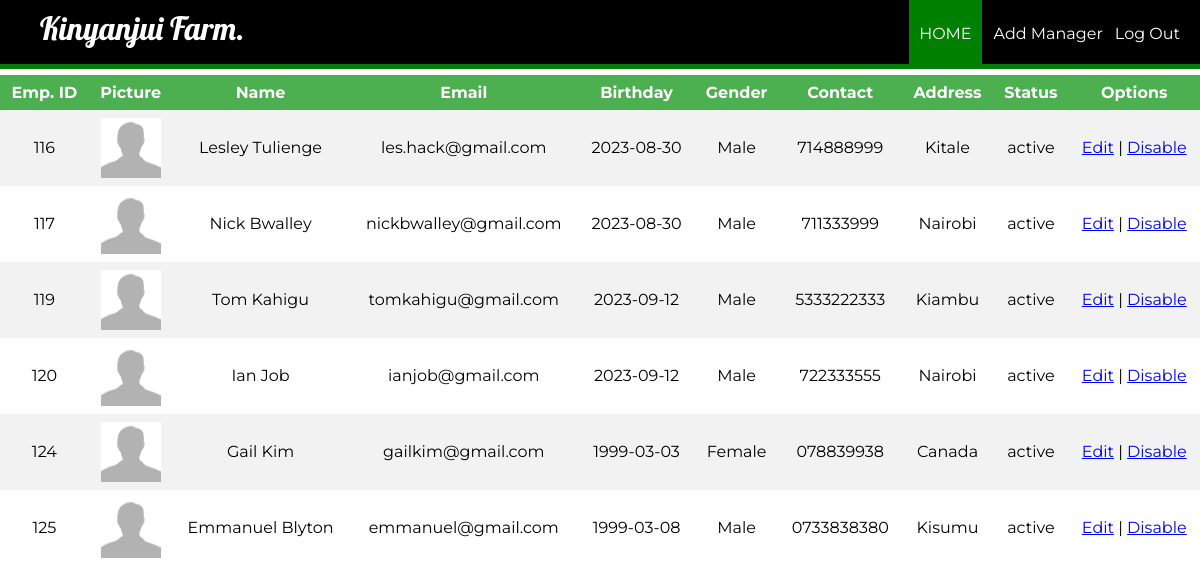
/Admin/viewManager.php, run on the app's committed database.
### tables this page shows
CREATE TABLE `manager` (
  `id` int(11) NOT NULL,
  `firstName` varchar(100) NOT NULL,
  `lastName` varchar(100) NOT NULL,
  `email` varchar(100) NOT NULL,
  `password` text NOT NULL,
  `birthday` date NOT NULL,
  `gender` varchar(10) NOT NULL,
  `contact` varchar(20) NOT NULL,
  `nid` int(20) NOT NULL,
  `address` varchar(100) DEFAULT NULL,
  `status` varchar(100) NOT NULL,
  `pic` text NOT NULL
);

### Admin/viewManager.php (the view, shortened to what this page needs)
<?php
require_once ('process/dbh.php');
$sql = "SELECT * from `manager` WHERE manager.id = id";
$result = mysqli_query($conn, $sql);
$id = (isset($_GET['id']) ? $_GET['id'] : '');
?>
<html>
<head>
	<link rel="stylesheet" type="text/css" href="../stylescss/employee_view_style.css">
</head>
<body>
	<header>
		<nav>
			<h1>Kinyanjui Farm.</h1>
			<ul id="navli">
				<li><a class="homered" href="adminHome.php?id=<?php echo $id ?>">HOME</a></li>
				<li><a class="homeblack" href="addManager.php?id=<?php echo $id ?>">Add Manager</a></li>
				<li><a class="homeblack" href="admin.html">Log Out</a></li>
			</ul>
		</nav>
	</header>
	<div class="divider"></div>
		<table>
			<tr>
				<th align = "center">Emp. ID</th>
				<th align = "center">Picture</th>
				<th align = "center">Name</th>
				<th align = "center">Email</th>
				<th align = "center">Birthday</th>
				<th align = "center">Gender</th>
				<th align = "center">Contact</th>
				<th align = "center">Address</th>
				<th align = "center">Status</th>
				<th align = "center">Options</th>
			</tr>
			<?php
				while ($manager = mysqli_fetch_assoc($result)) {
					echo "<tr>";
					echo "<td>".$manager['id']."</td>";
					echo "<td><img src='../process/".$manager['pic']."' height = 60px width = 60px></td>";
					echo "<td>".$manager['firstName']." ".$manager['lastName']."</td>";
					echo "<td>".$manager['email']."</td>";
					echo "<td>".$manager['birthday']."</td>";
					echo "<td>".$manager['gender']."</td>";
					echo "<td>".$manager['contact']."</td>";
					echo "<td>".$manager['address']."</td>";
					echo "<td>".$manager['status']."</td>";
					echo "<td><a href=\"edit.php?id=$manager[id]\">Edit</a> | <a href=\"deleteman.php?id=$manager[id]\" onClick=\"return confirm('Are you sure you want to delete?')\">Disable</a></td>";
				}
			?>
		</table>
</body>
</html>

### stylescss/employee_view_style.css (style rules this page uses)
body { margin: 0px; }
header { background: black; color: white; padding: 8px 20px 6px 40px; height: 50px; }
header h1 { display: inline; font-family: "Lobster", cursive; font-weight: 400; font-size: 32px; float: left; margin-top: 0px; margin-right: 10px; }
nav ul { display: inline; padding: 0px; float: right; }
nav ul li { display: inline-block; list-style-type: none; color: white; float: left; margin-left: 12px; }
nav ul li a { color: white; text-decoration: none; }
#navli { font-family: "Montserrat", sans-serif; }
.homered { background-color: green; padding: 30px 10px 22px 10px; }
.divider { background-color: green; height: 5px; }
table { margin: 0px; border-collapse: collapse; width: 100%; font-family: "Montserrat", sans-serif; }
th, td { text-align: center; padding: 8px; }
tr:nth-child(even) { background-color: #f2f2f2; }
th { background-color: #4caf50; color: white; }

### data on the page
manager: id "116", pic (picture), firstName "Lesley", lastName "Tulienge", email "les.hack@gmail.com", birthday "2023-08-30", gender "Male", contact "714888999", address "Kitale", status "active"
manager: id "117", pic (picture), firstName "Nick", lastName "Bwalley", email "nickbwalley@gmail.com", birthday "2023-08-30", gender "Male", contact "711333999", address "Nairobi", status "active"
manager: id "119", pic (picture), firstName "Tom", lastName "Kahigu", email "tomkahigu@gmail.com", birthday "2023-09-12", gender "Male", contact "5333222333", address "Kiambu", status "active"
manager: id "120", pic (picture), firstName "Ian", lastName "Job", email "ianjob@gmail.com", birthday "2023-09-12", gender "Male", contact "722333555", address "Nairobi", status "active"
manager: id "124", pic (picture), firstName "Gail", lastName "Kim", email "gailkim@gmail.com", birthday "1999-03-03", gender "Female", contact "078839938", address "Canada", status "active"
manager: id "125", pic (picture), firstName "Emmanuel", lastName "Blyton", email "emmanuel@gmail.com", birthday "1999-03-08", gender "Male", contact "0733838380", address "Kisumu", status "active"
